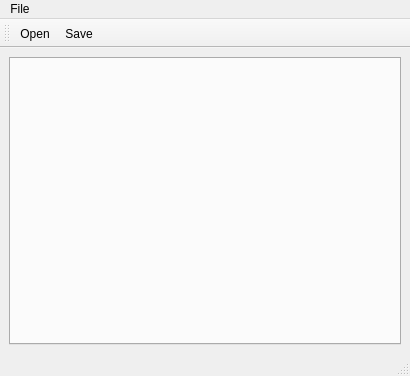
<?xml version="1.0" encoding="UTF-8"?>
<ui version="4.0">
 <class>MainWindow</class>
 <widget class="QMainWindow" name="MainWindow">
  <property name="geometry">
   <rect>
    <x>0</x>
    <y>0</y>
    <width>410</width>
    <height>376</height>
   </rect>
  </property>
  <property name="windowTitle">
   <string>MainWindow</string>
  </property>
  <widget class="QWidget" name="centralwidget">
   <layout class="QVBoxLayout" name="verticalLayout_2">
    <item>
     <widget class="QTabWidget" name="modules_tabWidget">
      <property name="currentIndex">
       <number>-1</number>
      </property>
     </widget>
    </item>
   </layout>
  </widget>
  <widget class="QMenuBar" name="menubar">
   <property name="geometry">
    <rect>
     <x>0</x>
     <y>0</y>
     <width>410</width>
     <height>33</height>
    </rect>
   </property>
   <widget class="QMenu" name="menuFile">
    <property name="title">
     <string>File</string>
    </property>
    <addaction name="actionSave"/>
    <addaction name="actionOpen"/>
    <addaction name="separator"/>
   </widget>
   <addaction name="menuFile"/>
  </widget>
  <widget class="QStatusBar" name="statusbar"/>
  <widget class="QToolBar" name="toolBar">
   <property name="windowTitle">
    <string>toolBar</string>
   </property>
   <attribute name="toolBarArea">
    <enum>TopToolBarArea</enum>
   </attribute>
   <attribute name="toolBarBreak">
    <bool>false</bool>
   </attribute>
   <addaction name="actionOpen"/>
   <addaction name="actionSave"/>
  </widget>
  <action name="actionOpen">
   <property name="icon">
    <iconset>
     <normalon>:/icon/icons/icons/blue-folder-horizontal-open.png</normalon>
    </iconset>
   </property>
   <property name="text">
    <string>Open</string>
   </property>
   <property name="shortcut">
    <string>Ctrl+O</string>
   </property>
   <property name="menuRole">
    <enum>QAction::MenuRole::NoRole</enum>
   </property>
  </action>
  <action name="actionSave">
   <property name="icon">
    <iconset>
     <normalon>:/icon/icons/icons/disk-black.png</normalon>
    </iconset>
   </property>
   <property name="text">
    <string>Save</string>
   </property>
   <property name="shortcut">
    <string>Ctrl+S</string>
   </property>
   <property name="menuRole">
    <enum>QAction::MenuRole::NoRole</enum>
   </property>
  </action>
 </widget>
 <resources>
  <include location="../../../../rsc/resources.qrc"/>
 </resources>
 <connections/>
</ui>
